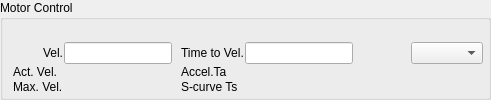
    <widget class="QEGroupBox" name="qegroupbox">
     <property name="title" stdset="0">
      <string>Motor Control</string>
     </property>
     <layout class="QVBoxLayout" name="verticalLayout_3">
      <property name="spacing">
       <number>1</number>
      </property>
      <property name="leftMargin">
       <number>1</number>
      </property>
      <property name="topMargin">
       <number>9</number>
      </property>
      <property name="rightMargin">
       <number>1</number>
      </property>
      <property name="bottomMargin">
       <number>1</number>
      </property>
      <item>
       <widget class="QEFrame" name="qeframe">
        <property name="frameShape">
         <enum>QFrame::NoFrame</enum>
        </property>
        <layout class="QVBoxLayout" name="verticalLayout_2">
         <property name="spacing">
          <number>3</number>
         </property>
         <property name="leftMargin">
          <number>1</number>
         </property>
         <property name="topMargin">
          <number>1</number>
         </property>
         <property name="rightMargin">
          <number>1</number>
         </property>
         <property name="bottomMargin">
          <number>1</number>
         </property>
         <item>
          <widget class="QEForm" name="qef_Drive">
           <property name="uiFile" stdset="0">
            <string>ppmac1motor_sl.ui</string>
           </property>
          </widget>
         </item>
        </layout>
       </widget>
      </item>
      <item>
       <layout class="QGridLayout" name="gridLayout_2">
        <property name="leftMargin">
         <number>3</number>
        </property>
        <property name="topMargin">
         <number>1</number>
        </property>
        <property name="rightMargin">
         <number>3</number>
        </property>
        <property name="bottomMargin">
         <number>1</number>
        </property>
        <property name="spacing">
         <number>3</number>
        </property>
        <item row="3" column="0">
         <widget class="QFrame" name="fr_Velocity">
          <property name="frameShape">
           <enum>QFrame::NoFrame</enum>
          </property>
          <property name="frameShadow">
           <enum>QFrame::Plain</enum>
          </property>
          <layout class="QGridLayout" name="_2">
           <property name="leftMargin">
            <number>6</number>
           </property>
           <property name="topMargin">
            <number>6</number>
           </property>
           <property name="rightMargin">
            <number>1</number>
           </property>
           <property name="bottomMargin">
            <number>1</number>
           </property>
           <property name="spacing">
            <number>1</number>
           </property>
           <item row="2" column="11">
            <widget class="QEComboBox" name="c_MotRecMODE">
             <property name="sizePolicy">
              <sizepolicy hsizetype="Preferred" vsizetype="Preferred">
               <horstretch>0</horstretch>
               <verstretch>0</verstretch>
              </sizepolicy>
             </property>
             <property name="baseSize">
              <size>
               <width>0</width>
               <height>0</height>
              </size>
             </property>
             <property name="variable" stdset="0">
              <string>$(MOTOR).SPMG</string>
             </property>
             <property name="variableSubstitutions" stdset="0">
              <string/>
             </property>
             <property name="subscribe">
              <bool>true</bool>
             </property>
             <property name="userLevelEnabled" stdset="0">
              <enum>QEComboBox::Scientist</enum>
             </property>
             <property name="displayAlarmState" stdset="0">
              <bool>false</bool>
             </property>
            </widget>
           </item>
           <item row="2" column="3">
            <widget class="QLabel" name="label_37">
             <property name="minimumSize">
              <size>
               <width>0</width>
               <height>8</height>
              </size>
             </property>
             <property name="text">
              <string/>
             </property>
             <property name="alignment">
              <set>Qt::AlignRight|Qt::AlignTrailing|Qt::AlignVCenter</set>
             </property>
             <property name="buddy">
              <cstring>le_VEL_2</cstring>
             </property>
            </widget>
           </item>
           <item row="3" column="5">
            <widget class="QELabel" name="qelabel_25">
             <property name="sizePolicy">
              <sizepolicy hsizetype="Preferred" vsizetype="Preferred">
               <horstretch>0</horstretch>
               <verstretch>0</verstretch>
              </sizepolicy>
             </property>
             <property name="variable" stdset="0">
              <string>$(MOTOR):JogTa</string>
             </property>
             <property name="variableSubstitutions" stdset="0">
              <string/>
             </property>
             <property name="visible" stdset="0">
              <bool>true</bool>
             </property>
             <property name="userLevelVisibility" stdset="0">
              <enum>QELabel::User</enum>
             </property>
             <property name="userLevelEnabled" stdset="0">
              <enum>QELabel::Engineer</enum>
             </property>
             <property name="precision">
              <number>0</number>
             </property>
             <property name="useDbPrecision">
              <bool>true</bool>
             </property>
            </widget>
           </item>
           <item row="2" column="2">
            <widget class="QELineEdit" name="le_VEL_2">
             <property name="sizePolicy">
              <sizepolicy hsizetype="Preferred" vsizetype="Preferred">
               <horstretch>0</horstretch>
               <verstretch>0</verstretch>
              </sizepolicy>
             </property>
             <property name="toolTip">
              <string>Desired velocity (value will be limited to VMAX)</string>
             </property>
             <property name="variable" stdset="0">
              <string>$(MOTOR).VELO</string>
             </property>
             <property name="userLevelEnabled" stdset="0">
              <enum>QEGenericEdit::Scientist</enum>
             </property>
             <property name="displayAlarmStateOption" stdset="0">
              <enum>QEGenericEdit::WhenInvalid</enum>
             </property>
             <property name="addUnits">
              <bool>true</bool>
             </property>
             <property name="displayAlarmState" stdset="0">
              <bool>false</bool>
             </property>
            </widget>
           </item>
           <item row="2" column="5">
            <widget class="QELineEdit" name="le_VEL_3">
             <property name="sizePolicy">
              <sizepolicy hsizetype="Preferred" vsizetype="Preferred">
               <horstretch>0</horstretch>
               <verstretch>0</verstretch>
              </sizepolicy>
             </property>
             <property name="toolTip">
              <string>Desired velocity (value will be limited to VMAX)</string>
             </property>
             <property name="variable" stdset="0">
              <string>$(MOTOR).ACCL</string>
             </property>
             <property name="userLevelEnabled" stdset="0">
              <enum>QEGenericEdit::Engineer</enum>
             </property>
             <property name="displayAlarmStateOption" stdset="0">
              <enum>QEGenericEdit::WhenInvalid</enum>
             </property>
             <property name="addUnits">
              <bool>true</bool>
             </property>
             <property name="displayAlarmState" stdset="0">
              <bool>false</bool>
             </property>
            </widget>
           </item>
           <item row="4" column="5">
            <widget class="QELabel" name="qelabel_24">
             <property name="sizePolicy">
              <sizepolicy hsizetype="Preferred" vsizetype="Preferred">
               <horstretch>0</horstretch>
               <verstretch>0</verstretch>
              </sizepolicy>
             </property>
             <property name="variable" stdset="0">
              <string>$(MOTOR):JogTs</string>
             </property>
             <property name="variableSubstitutions" stdset="0">
              <string/>
             </property>
             <property name="visible" stdset="0">
              <bool>true</bool>
             </property>
             <property name="userLevelVisibility" stdset="0">
              <enum>QELabel::User</enum>
             </property>
             <property name="userLevelEnabled" stdset="0">
              <enum>QELabel::Engineer</enum>
             </property>
             <property name="precision">
              <number>0</number>
             </property>
             <property name="useDbPrecision">
              <bool>true</bool>
             </property>
            </widget>
           </item>
           <item row="2" column="10">
            <widget class="QEBitStatus" name="qebitstatus_17">
             <property name="sizePolicy">
              <sizepolicy hsizetype="Fixed" vsizetype="Fixed">
               <horstretch>0</horstretch>
               <verstretch>0</verstretch>
              </sizepolicy>
             </property>
             <property name="minimumSize">
              <size>
               <width>16</width>
               <height>16</height>
              </size>
             </property>
             <property name="maximumSize">
              <size>
               <width>16</width>
               <height>16</height>
              </size>
             </property>
             <property name="numberOfBits">
              <number>1</number>
             </property>
             <property name="shape">
              <enum>QBitStatus::Circle</enum>
             </property>
             <property name="onColour">
              <color>
               <red>0</red>
               <green>0</green>
               <blue>255</blue>
              </color>
             </property>
             <property name="offColour">
              <color>
               <red>220</red>
               <green>255</green>
               <blue>223</blue>
              </color>
             </property>
             <property name="variable" stdset="0">
              <string>$(MOTOR).MOVN</string>
             </property>
             <property name="variableSubstitutions" stdset="0">
              <string/>
             </property>
            </widget>
           </item>
           <item row="4" column="2">
            <widget class="QELabel" name="lab_VMAX_3">
             <property name="sizePolicy">
              <sizepolicy hsizetype="Preferred" vsizetype="Preferred">
               <horstretch>0</horstretch>
               <verstretch>0</verstretch>
              </sizepolicy>
             </property>
             <property name="toolTip">
              <string>Applied velocity setpoint</string>
             </property>
             <property name="variable" stdset="0">
              <string>$(MOTOR).VMAX</string>
             </property>
             <property name="variableSubstitutions" stdset="0">
              <string/>
             </property>
             <property name="visible" stdset="0">
              <bool>true</bool>
             </property>
             <property name="userLevelVisibility" stdset="0">
              <enum>QELabel::User</enum>
             </property>
             <property name="userLevelEnabled" stdset="0">
              <enum>QELabel::Engineer</enum>
             </property>
             <property name="displayAlarmStateOption" stdset="0">
              <enum>QELabel::WhenInvalid</enum>
             </property>
             <property name="addUnits">
              <bool>true</bool>
             </property>
             <property name="displayAlarmState" stdset="0">
              <bool>false</bool>
             </property>
            </widget>
           </item>
           <item row="3" column="2">
            <widget class="QELabel" name="lab_VMAX_2">
             <property name="sizePolicy">
              <sizepolicy hsizetype="Preferred" vsizetype="Preferred">
               <horstretch>0</horstretch>
               <verstretch>0</verstretch>
              </sizepolicy>
             </property>
             <property name="maximumSize">
              <size>
               <width>16777215</width>
               <height>16</height>
              </size>
             </property>
             <property name="toolTip">
              <string>Applied velocity setpoint</string>
             </property>
             <property name="variable" stdset="0">
              <string>$(MOTOR).VELO</string>
             </property>
             <property name="variableSubstitutions" stdset="0">
              <string/>
             </property>
             <property name="visible" stdset="0">
              <bool>true</bool>
             </property>
             <property name="userLevelVisibility" stdset="0">
              <enum>QELabel::User</enum>
             </property>
             <property name="userLevelEnabled" stdset="0">
              <enum>QELabel::Engineer</enum>
             </property>
             <property name="displayAlarmStateOption" stdset="0">
              <enum>QELabel::WhenInvalid</enum>
             </property>
             <property name="addUnits">
              <bool>true</bool>
             </property>
             <property name="displayAlarmState" stdset="0">
              <bool>false</bool>
             </property>
            </widget>
           </item>
           <item row="2" column="4">
            <widget class="QLabel" name="label_4">
             <property name="text">
              <string>Time to Vel.</string>
             </property>
             <property name="buddy">
              <cstring>qcalineeditplugin_8</cstring>
             </property>
            </widget>
           </item>
           <item row="2" column="8">
            <spacer name="horizontalSpacer_2">
             <property name="orientation">
              <enum>Qt::Horizontal</enum>
             </property>
             <property name="sizeHint" stdset="0">
              <size>
               <width>40</width>
               <height>20</height>
              </size>
             </property>
            </spacer>
           </item>
           <item row="3" column="1">
            <widget class="QELabel" name="qelabel">
             <property name="visible" stdset="0">
              <bool>true</bool>
             </property>
             <property name="userLevelVisibility" stdset="0">
              <enum>QELabel::User</enum>
             </property>
             <property name="userLevelEnabled" stdset="0">
              <enum>QELabel::Engineer</enum>
             </property>
             <property name="text">
              <string>Act. Vel.</string>
             </property>
            </widget>
           </item>
           <item row="4" column="1">
            <widget class="QELabel" name="qelabel_2">
             <property name="visible" stdset="0">
              <bool>true</bool>
             </property>
             <property name="userLevelVisibility" stdset="0">
              <enum>QELabel::User</enum>
             </property>
             <property name="userLevelEnabled" stdset="0">
              <enum>QELabel::Engineer</enum>
             </property>
             <property name="text">
              <string>Max. Vel.</string>
             </property>
            </widget>
           </item>
           <item row="2" column="1">
            <widget class="QLabel" name="label_36">
             <property name="minimumSize">
              <size>
               <width>0</width>
               <height>8</height>
              </size>
             </property>
             <property name="text">
              <string>Vel.</string>
             </property>
             <property name="alignment">
              <set>Qt::AlignRight|Qt::AlignTrailing|Qt::AlignVCenter</set>
             </property>
             <property name="buddy">
              <cstring>le_VEL_2</cstring>
             </property>
            </widget>
           </item>
           <item row="3" column="4">
            <widget class="QELabel" name="qelabel_3">
             <property name="visible" stdset="0">
              <bool>true</bool>
             </property>
             <property name="userLevelVisibility" stdset="0">
              <enum>QELabel::User</enum>
             </property>
             <property name="userLevelEnabled" stdset="0">
              <enum>QELabel::Engineer</enum>
             </property>
             <property name="text">
              <string>Accel.Ta</string>
             </property>
            </widget>
           </item>
           <item row="4" column="4">
            <widget class="QELabel" name="qelabel_4">
             <property name="visible" stdset="0">
              <bool>true</bool>
             </property>
             <property name="userLevelVisibility" stdset="0">
              <enum>QELabel::User</enum>
             </property>
             <property name="userLevelEnabled" stdset="0">
              <enum>QELabel::Engineer</enum>
             </property>
             <property name="text">
              <string>S-curve Ts</string>
             </property>
            </widget>
           </item>
          </layout>
         </widget>
        </item>
       </layout>
      </item>
     </layout>
    </widget>
